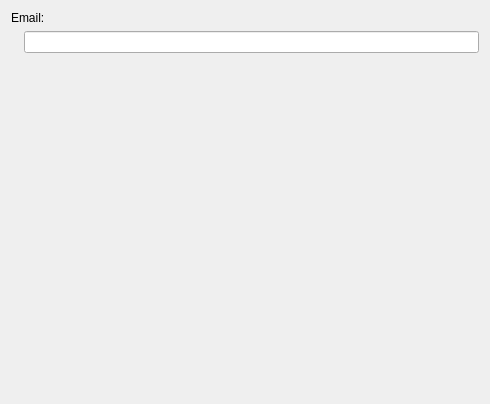
<?xml version="1.0" encoding="UTF-8"?>
<ui version="4.0">
 <class>VAccountWizardPage</class>
 <widget class="QWizardPage" name="VAccountWizardPage">
  <property name="geometry">
   <rect>
    <x>0</x>
    <y>0</y>
    <width>490</width>
    <height>404</height>
   </rect>
  </property>
  <property name="windowTitle">
   <string>WizardPage</string>
  </property>
  <layout class="QFormLayout" name="formLayout">
   <property name="fieldGrowthPolicy">
    <enum>QFormLayout::AllNonFixedFieldsGrow</enum>
   </property>
   <item row="0" column="0" colspan="2">
    <widget class="QLabel" name="label">
     <property name="sizePolicy">
      <sizepolicy hsizetype="Fixed" vsizetype="Preferred">
       <horstretch>0</horstretch>
       <verstretch>0</verstretch>
      </sizepolicy>
     </property>
     <property name="text">
      <string>Email:</string>
     </property>
    </widget>
   </item>
   <item row="1" column="1">
    <widget class="QLineEdit" name="emailEdit"/>
   </item>
   <item row="2" column="0">
    <widget class="QLabel" name="helpLabel">
     <property name="text">
      <string/>
     </property>
     <property name="wordWrap">
      <bool>true</bool>
     </property>
    </widget>
   </item>
  </layout>
 </widget>
 <resources/>
 <connections/>
</ui>
